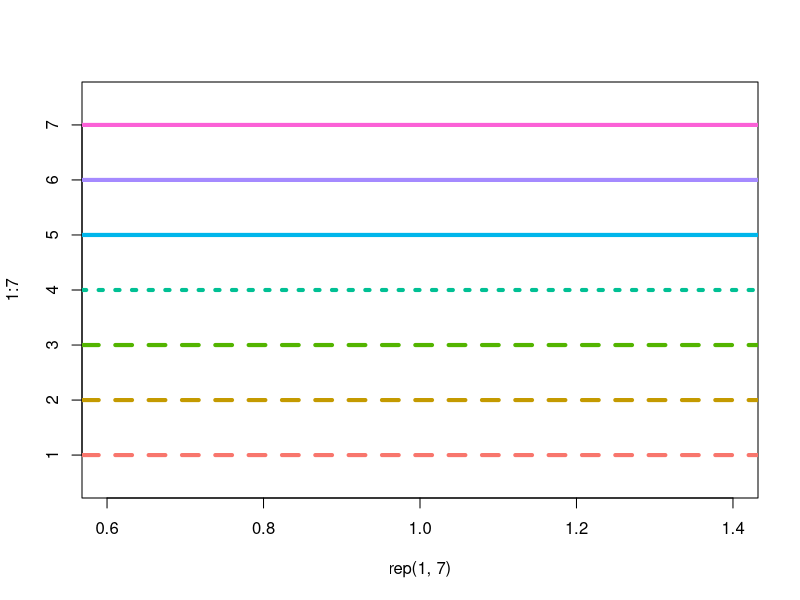

The R source for this figure:
gg_color_hue <- function(n) {
  hues = seq(15, 375, length = n + 1)
  hcl(h = hues, l = 65, c = 100)[1:n]
}

cols <- gg_color_hue(7)

plot(rep(1,7), 1:7, ylim = c(0.5,7.5), type = "n")
abline(h = 1, col = cols[1], lwd = 4, lty = 2)
abline(h = 2, col = cols[2], lwd = 4, lty = 2)
abline(h = 3, col = cols[3], lwd = 4, lty = 2)
abline(h = 4, col = cols[4], lwd = 4, lty = 3)
abline(h = 5, col = cols[5], lwd = 4, lty = 1)
abline(h = 6, col = cols[6], lwd = 4, lty = 1)
abline(h = 7, col = cols[7], lwd = 4, lty = 1)